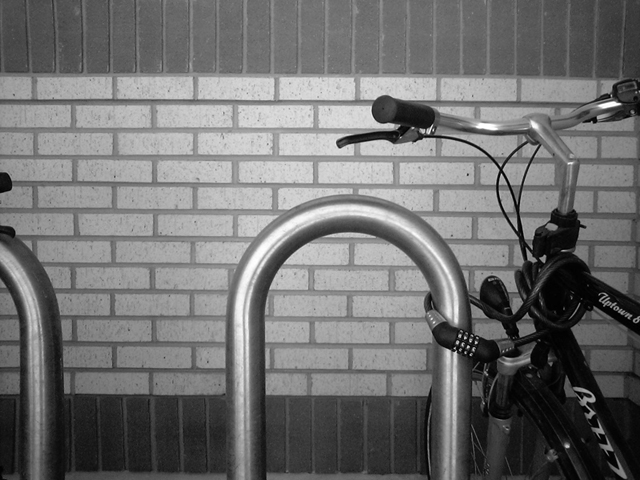
#> input picture data/bikesgray.jpg, 640 x 480 px
$ jupyter execute L03A_gradients_edges.ipynb   (shell and % lines are left out)
#> lines starting #> are read from the running program, lines starting #| are printed output that depends on the picture
### src/filtering.py
import numpy as np
import imageio

# a size-5 1D Gaussian filter
gauss1d5 = np.array([0.0625, 0.25, 0.375, 0.25, 0.0625]).reshape((1, 5))

# x and y sobel filters:
sobel_x = np.array([
    [1, 0, -1],
    [2, 0, -2],
    [1, 0, -1]], dtype=np.float32)
sobel_y = sobel_x.T

# [32 lines left out: functions brightness, threshold, mean_filter, not called in this run]

def filter(img, kernel):
    """ Apply filter to img using cross-correlation. Preconditions:
      - img is a grayscale (2d) float image
      - filter is 2d and has odd side lengths """
    H, W = img.shape
    out = np.zeros_like(img)
    # half-widths:
    hwi = kernel.shape[0] // 2
    hwj = kernel.shape[1] // 2
    in_pad = np.pad(img, ((hwi, hwi), (hwj, hwj)))

    for i in range(H):
        for j in range(W):
            out[i,j] = (kernel * in_pad[hwi+i-hwi:hwi+i+hwi+1, hwj+j-hwj:hwj+j+hwj+1]).sum()
    return out


def convolve(img, kernel):
    """ Apply filter to img using cross-correlation. Preconditions:
      - img is a grayscale (2d) float image
      - filter is square and has odd side length """
    return filter(img, np.fliplr(np.flipud(kernel)))

# [7 lines left out: function grad, not called in this run]

def grad_mag(img):
    """ Return the gradient magnitude of img as estimated by sobel filters.
    Pre: img is grayscale. """
    dx = convolve(img, sobel_x)
    dy = convolve(img, sobel_y)
    return np.sqrt(dx ** 2 + dy ** 2)

# [16 lines left out: functions separable_filter, down_2x, not called in this run]

def down_4x(img):
    return down_2x(down_2x(img))


# [22 lines left out: function up_2x, not called in this run]

def up_4x(img, interp="nn"):
    return up_2x(up_2x(img, interp=interp), interp=interp)

# [16 lines left out: function maximum_filter, not called in this run]

### src/util.py
import imageio
import numpy as np
import matplotlib.pyplot as plt
import skimage as skim


def imread_grayfloat(path):
    return skim.color.rgb2gray(byte2float(imageio.imread(path)))

def byte2float(img):
    """ Convert an image from bytes (0-255) to floats (0.0-1.0) """
    return img.astype(np.float32) / 255.0

def imshow_gray(img):
    assert len(img.shape) == 2
    plt.imshow(img, cmap="gray")

# [10 lines left out: function imshow_truesize, not called in this run]


### notebooks/L03A_gradients_edges.ipynb
## Lecture 3A - Gradients and Edges

#### Goals
* Know how to compute image derivatives using convolution filters
* Understand how to derive and apply the the Sobel edge detection filter
* Have an intuitive understanding of spatial frequency in images

---
* Know the meaning and construction of "low pass" and "high pass" filters
* Know how to make images smaller:
  * The naive way via subsampling (and why this is bad)
  * The principled way by downsampling with prefiltering (and why this is better)
* Know how to make images bigger

[cell 1]
# boilerplate setup


import os
import sys

src_path = os.path.abspath("../src")
if (src_path not in sys.path):
    sys.path.insert(0, src_path)

# Library imports
import numpy as np
import imageio.v3 as imageio
import matplotlib.pyplot as plt
import skimage as skim
import cv2

# codebase imports
import util
import filtering

#### Differentiating Images

Images are functions; differentiation is an operator. What does it mean?

Since they're functions of two variables, a single-valued output needs to be a partial derivative:
* Horizontal ($x$) derivative: $\frac{\partial}{\partial x}  f(x, y)$
* Vertical ($y$) derivative: $\frac{\partial}{\partial y}  f(x, y)$

We have discrete (i.e., sampled) images, so we need to approximate this with finite differences. Let's design a convolution kernel that accomplishes this.

Whiteboard: calculus reminder

##### Homework Problem 1

Consider the following two candidate horizontal derivative filters.
$$
\begin{bmatrix}
  1 & -1 & 0\\
  \end{bmatrix}
$$

$$
\begin{bmatrix}
  1 & 0 & -1\\
  \end{bmatrix}
$$

  1. Why is the negative number to the right of the positive one?
  2. If we wanted to accurately calculate the slope with correct scale, how would we need to modify the above kernels?
  3. What are the relative merits of each of these filters?

[cell 2]
bikes = imageio.imread("../data/bikesgray.jpg").astype(np.float32) / 255.0
#> bikes: shape (480, 640) float32; min 0, max 1, mean 0.44
bikes = skim.transform.rescale(bikes, 0.5, anti_aliasing=True)
#> bikes: shape (240, 320) float32
bikes = bikes + np.random.randn(*bikes.shape) * 0.05

util.imshow_gray(bikes)

[cell 3]
dx = np.array([-1, 0, 1]).reshape((1, 3)) / 2
dy = dx.T

**Look at `filtering.py`**
* I tweaked our `filter` function to handle non-square kernels.
* I added a `convolve` that just flips the kernel then runs `filter`

[cell 4]
bx = filtering.filter(bikes, dx)
by = filtering.filter(bikes, dy)
#> after the loop in filter (call 2), `for i in range(H):`:
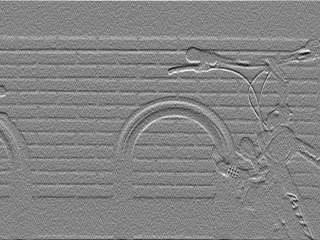
#> out: shape (240, 320) float64; min -0.424, max 0.393, mean -0.000225; drawn with min black and max white

util.imshow_gray(np.hstack([bx, by]))

[cell 5]
util.imshow_gray(np.hstack([bx[30:80, :50], by[30:80, :50]]))

Let's look at the intensities along a single scanline. This one is a vertical scanline that crosses the brick pattern.

[cell 6]
plt.plot(bikes[:,100])
#> figure, not shown here; curve peaks at x = 85, y = 0.885

[cell 7]
plt.plot(by[:,100])
#> figure, not shown here; curve peaks at x = 0, y = 0.242

This motivates an idea: blur the noise so that the real edges stick out!

Why use 2 filters when you could use just 1?

##### Homework Problem 2

Compute the following convolution using zero padding and describe the effect of the resulting kernel in words.
   $$
   \begin{bmatrix}
     1 & 2 & 1\\
     2 & 4 & 2\\
     1 & 2 & 1
   \end{bmatrix} *
   \begin{bmatrix}
     0 & 0 & 0\\
     1 & 0 & -1\\
     0 & 0 & 0
   \end{bmatrix} =
   \begin{bmatrix}
     \  & \ & \ \\
     \ & \ & \ \\
     \hspace{1em} & \hspace{1em} & \hspace{1em}
   \end{bmatrix}
   $$

Let's check our work:

[cell 8]
blur = np.array([
    [1, 2, 1],
    [2, 4, 2],
    [1, 2, 1]], dtype=np.float32)

dx = np.array([
    [0, 0,  0],
    [1, 0, -1],
    [0, 0,  0]], dtype=np.float32)

# check our answer
xsobel = filtering.convolve(blur, dx)
ysobel = xsobel.T
xsobel

This is more often written scaled down by 1/2:

[cell 9]
xsobel /= 2
ysobel = xsobel.T
xsobel, ysobel

Two theories for why - you'll get the 1/2/1 version if you:
* Use repeat padding instead of zero padding in the above convolution
* Derive this from two separable 1D filters (`[1, 2, 1]` and `[1, 0, -1].T`)

### Back to Bikes!

[cell 10]
bx = filtering.convolve(bikes, xsobel)
#> in filter (call 4), `in_pad = np.pad(img, ((hwi, hwi), (hwj, hwj)))`:
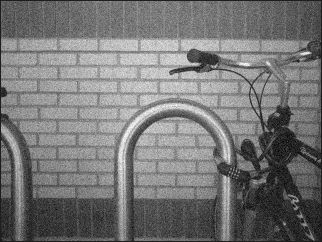
#> in_pad: shape (242, 322) float64; min -0.149, max 1.1, mean 0.434; drawn with min black and max white
#> after the loop in filter (call 4), `for i in range(H):`:
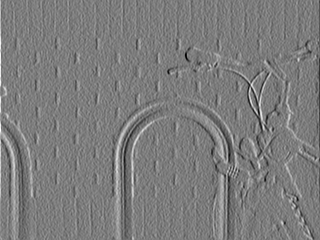
#> out: shape (240, 320) float64; min -2.63, max 2.74, mean -0.00164; drawn with min black and max white
by = filtering.convolve(bikes, ysobel)

util.imshow_gray(np.hstack([bx, by]))

[cell 11]
plt.plot(by[:,100])
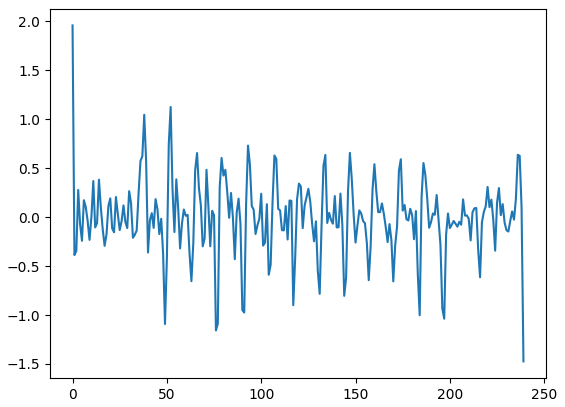
#> figure drawn by matplotlib, 1 panel; curve peaks at x = 0, y = 1.96

### From sobel to edge detection

Direction-independent edge detector?
First pass: gradient magnitude

$$ \Delta f =
\begin{bmatrix}
\frac{\partial}{\partial x}  f \\
\frac{\partial}{\partial y}  f
\end{bmatrix}
$$
Edge strength: gradient magnitude $||\Delta f||$

[cell 12]
plt.imshow(np.sqrt(bx ** 2 + by**2), cmap="gray")
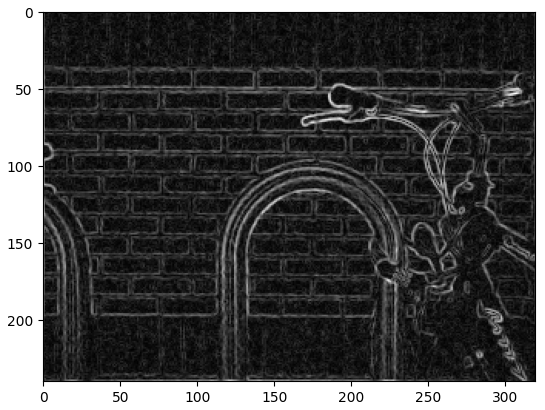
#> figure drawn by matplotlib, 1 panel

This is useful enough that I wrote `filtering.grad_mag` to make it simple to do.

[cell 13]
util.imshow_gray(filtering.grad_mag(bikes))
#> in grad_mag, `return np.sqrt(dx ** 2 + dy ** 2)`:
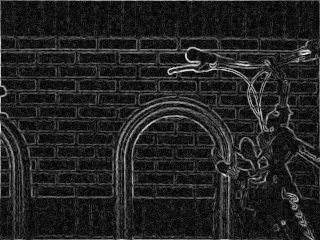
#> returned value: shape (240, 320) float64; min 0.00189, max 3.1, mean 0.431; drawn with min black and max white

Classical fancier method: [**Canny Edge Detector**](https://en.wikipedia.org/wiki/Canny_edge_detector#Walkthrough_of_the_algorithm)
* Convert to grayscale
* Blur with 5x5 $\sigma=1.4$ Gaussian
* Calculate gradient magnitude
* Apply non-maximum suppression
* Threshold with 2 cutoffs for strong edges, weak edges, and non-edges
* Preserve only weak edges that connect to strong edges

## Spatial Frequency

Whiteboard - intuition (only) for the Fourier decomposition

#### Introducing: the Frequencyometer(TM)
A very imprecise way of talking about what spatial frequencies are present in an image.

[cell 14]
beans = imageio.imread("../data/beans.jpg").astype(np.float32) / 255.0
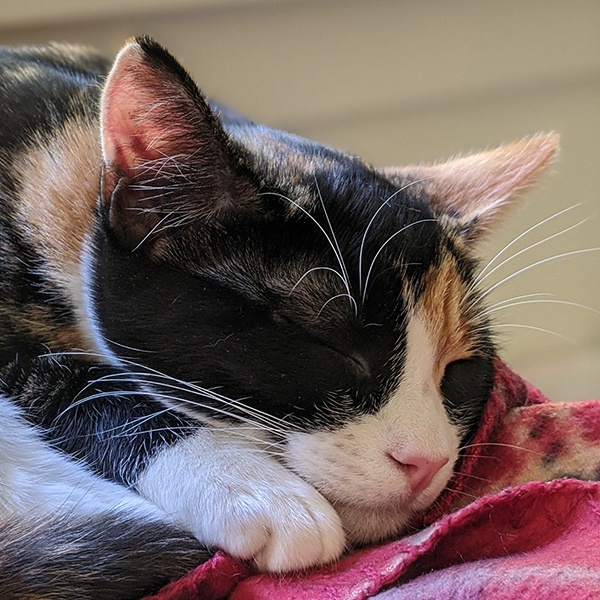
#> input picture data/beans.jpg, 600 x 600 px
bg = skim.color.rgb2gray(beans) # grayscale beans
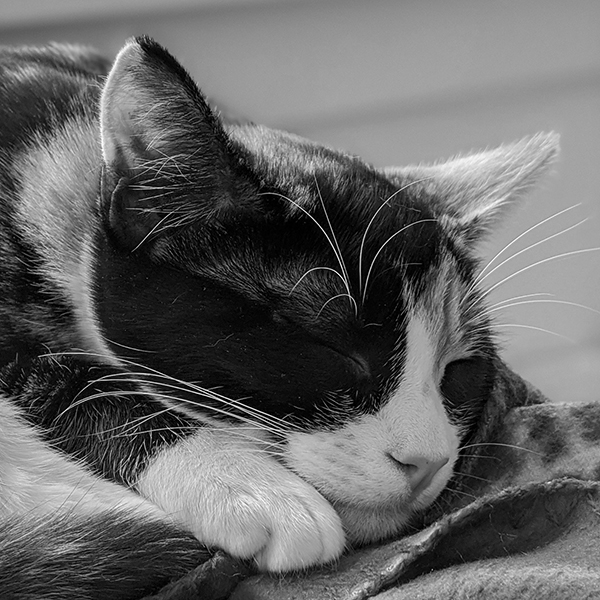
#> bg: shape (600, 600) float32; min 0, max 1, mean 0.4

plt.imshow(beans)

[cell 15]
plt.imshow(beans[400:500, 100:200])

[cell 16]
plt.imshow(beans[20:120, 500:600])
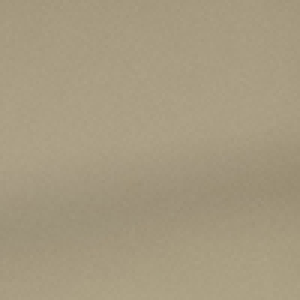
#> shown: shape (100, 100, 3) float32 (shown 3 times larger); mean R, G, B 0.651, 0.605, 0.503

[cell 17]
plt.imshow(beans[420:480, 550:600])
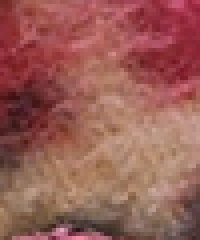
#> shown: shape (60, 50, 3) float32 (shown 4 times larger); mean R, G, B 0.596, 0.366, 0.337
